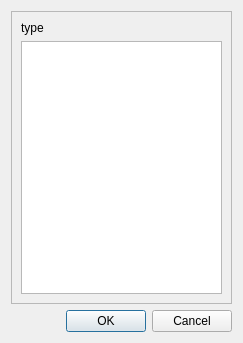
<ui version="4.0" >
 <class>IDlgDelWpt</class>
 <widget class="QDialog" name="IDlgDelWpt" >
  <property name="geometry" >
   <rect>
    <x>0</x>
    <y>0</y>
    <width>243</width>
    <height>343</height>
   </rect>
  </property>
  <property name="windowTitle" >
   <string>Delete waipoint by ...</string>
  </property>
  <layout class="QVBoxLayout" name="verticalLayout" >
   <item>
    <widget class="QFrame" name="frame" >
     <property name="frameShape" >
      <enum>QFrame::StyledPanel</enum>
     </property>
     <property name="frameShadow" >
      <enum>QFrame::Raised</enum>
     </property>
     <layout class="QVBoxLayout" name="verticalLayout_2" >
      <item>
       <widget class="QLabel" name="label" >
        <property name="text" >
         <string>type</string>
        </property>
       </widget>
      </item>
      <item>
       <widget class="QListWidget" name="listWptByType" >
        <property name="selectionMode" >
         <enum>QAbstractItemView::ExtendedSelection</enum>
        </property>
       </widget>
      </item>
     </layout>
    </widget>
   </item>
   <item>
    <widget class="QDialogButtonBox" name="buttonBox" >
     <property name="orientation" >
      <enum>Qt::Horizontal</enum>
     </property>
     <property name="standardButtons" >
      <set>QDialogButtonBox::Cancel|QDialogButtonBox::Ok</set>
     </property>
    </widget>
   </item>
  </layout>
 </widget>
 <resources/>
 <connections>
  <connection>
   <sender>buttonBox</sender>
   <signal>accepted()</signal>
   <receiver>IDlgDelWpt</receiver>
   <slot>accept()</slot>
   <hints>
    <hint type="sourcelabel" >
     <x>248</x>
     <y>254</y>
    </hint>
    <hint type="destinationlabel" >
     <x>157</x>
     <y>274</y>
    </hint>
   </hints>
  </connection>
  <connection>
   <sender>buttonBox</sender>
   <signal>rejected()</signal>
   <receiver>IDlgDelWpt</receiver>
   <slot>reject()</slot>
   <hints>
    <hint type="sourcelabel" >
     <x>316</x>
     <y>260</y>
    </hint>
    <hint type="destinationlabel" >
     <x>286</x>
     <y>274</y>
    </hint>
   </hints>
  </connection>
 </connections>
</ui>
